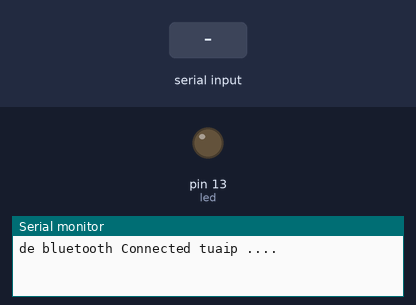
A sketch run on a simulated Arduino Uno, built with avr-gcc and run on an emulated ATmega328P. On the bench: output pins drawn as LEDs (lit = HIGH), the last lines printed to the serial monitor. The test bench sets the inputs (shaded band).

Above: at 1.2 s.
1.3 s: "1" received over the second serial link
At 1.7 s:
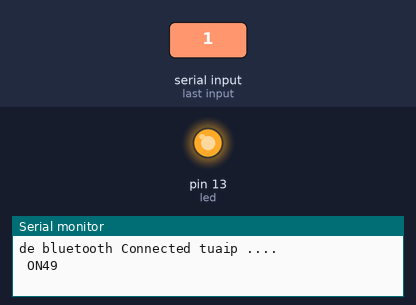
2.8 s: "0" received over the second serial link
At 3.2 s:
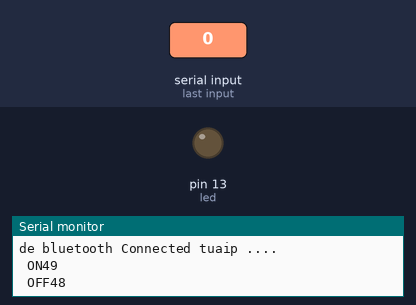
Timing chart, 0 to 5.8 s (numbered marks = the images above; inputs shaded):
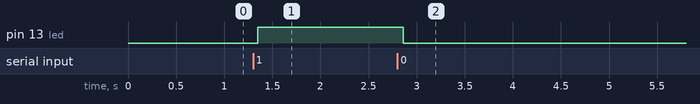

The sketch:

Test-Bluetooth-HC-05.ino
```cpp
#include <SoftwareSerial.h>// impor library softwareserial

SoftwareSerial BlueSer(10, 11); // RX, TX
int led=13;
int BluetoothData;

void setup() {
BlueSer.begin(9600);
BlueSer.println("Bluetooth ready, tekan 1 or 0 utk on/off LED");
pinMode(led,OUTPUT);
Serial.begin(9600);
Serial.println("\nde bluetooth Connected tuaip ....");
}

void loop() {

if (BlueSer.available()){
  BluetoothData=BlueSer.read();

  if(BluetoothData=='1'){
    digitalWrite(led,HIGH);
    BlueSer.println("LED onnnn");
    Serial.print("\n ON");
    Serial.println(BluetoothData);
  }
  if (BluetoothData=='0'){
    digitalWrite(led,LOW);
    BlueSer.println("LED off");
    Serial.print("\n OFF");
    Serial.println(BluetoothData);
  }
}

delay(100);
}
```

Measured:
- after the input at 1.3 s, pin 13 (led): LOW → HIGH after 0.05 s
- after the input at 2.8 s, pin 13 (led): HIGH → LOW after 0.06 s
